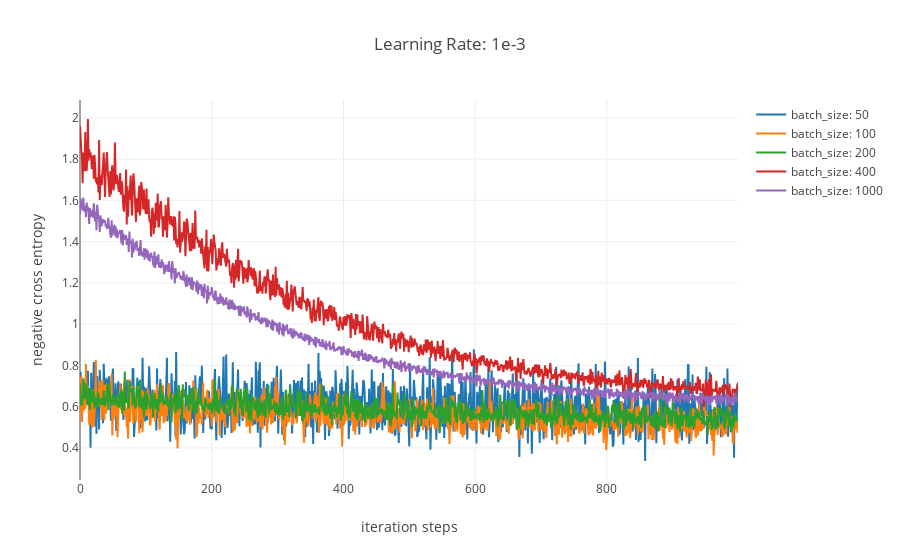

Here is the notebook cell this chart was saved with:
### Markdown cell above
First, we study the relation between the convergence and the batch size, and the results are shown below. It is found that the larger the batch is, the smaller the fluctuation is. Usually, it is necessary to fit model with the sufficient large samples, and then the result would be approaching to the accurate target. In other words, once the batch is too small, there is a challenge to shot on the target like the blue line which does not converge to the target.

### Code cell
data = [go.Scatter(x=np.arange(1000),
                   y=np.array(indiced_single_features_estimator[0].loss),
                   mode="lines",
                   name="batch_size: 50"),
        go.Scatter(x=np.arange(1000),
                   y=np.array(indiced_single_features_estimator[1].loss),
                   mode="lines",
                   name="batch_size: 100"),
        go.Scatter(x=np.arange(1000),
                   y=np.array(indiced_single_features_estimator[2].loss),
                   mode="lines",
                   name="batch_size: 200"),
        go.Scatter(x=np.arange(1000),
                   y=np.array(indiced_single_features_estimator[3].loss),
                   mode="lines",
                   name="batch_size: 400"),
        go.Scatter(x=np.arange(1000),
                   y=np.array(indiced_single_features_estimator[4].loss),
                   mode="lines",
                   name="batch_size: 1000")]
layout = go.Layout(
    title='Learning Rate: 1e-3',
    xaxis=dict(
        title='iteration steps',
    ),
    yaxis=dict(
        title='negative cross entropy'
    )
)
fig = go.Figure(data=data, layout=layout)
iplot(fig)

### Figure 1 — Plotly figure (JSON) as saved in the notebook; plotly's stock layout.template omitted (floating-point values rounded to 4 significant figures; data arrays with more than 128 entries replaced by an {"elided": "..."} marker saying what was removed)
{"data": [{"mode": "lines", "name": "batch_size: 50", "type": "scatter", "x": {"elided": "1000 int values"}, "y": {"elided": "10000 float values"}}, {"mode": "lines", "name": "batch_size: 100", "type": "scatter", "x": {"elided": "1000 int values"}, "y": {"elided": "10000 float values"}}, {"mode": "lines", "name": "batch_size: 200", "type": "scatter", "x": {"elided": "1000 int values"}, "y": {"elided": "10000 float values"}}, {"mode": "lines", "name": "batch_size: 400", "type": "scatter", "x": {"elided": "1000 int values"}, "y": {"elided": "10000 float values"}}, {"mode": "lines", "name": "batch_size: 1000", "type": "scatter", "x": {"elided": "1000 int values"}, "y": {"elided": "10000 float values"}}], "layout": {"title": "Learning Rate: 1e-3", "xaxis": {"title": "iteration steps"}, "yaxis": {"title": "negative cross entropy"}}}
